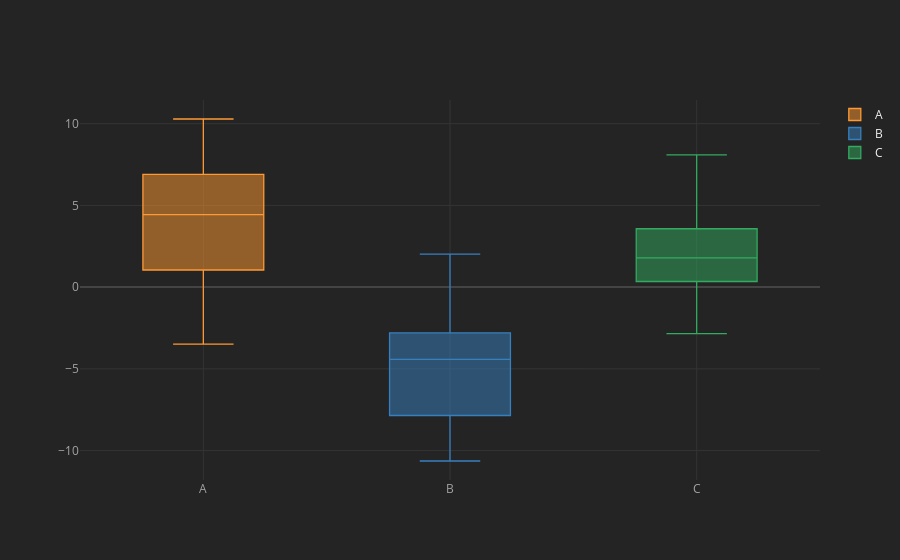

Notebook code cell kept with this figure:
### Markdown cell above
## Boxplot

### Code cell
df.iplot(kind='box')
